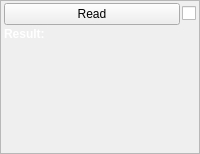
<?xml version="1.0" encoding="UTF-8"?>
<ui version="4.0">
 <class>Form</class>
 <widget class="QWidget" name="Form">
  <property name="geometry">
   <rect>
    <x>0</x>
    <y>0</y>
    <width>200</width>
    <height>154</height>
   </rect>
  </property>
  <property name="sizePolicy">
   <sizepolicy hsizetype="Preferred" vsizetype="Preferred">
    <horstretch>0</horstretch>
    <verstretch>0</verstretch>
   </sizepolicy>
  </property>
  <property name="minimumSize">
   <size>
    <width>0</width>
    <height>0</height>
   </size>
  </property>
  <property name="maximumSize">
   <size>
    <width>16777215</width>
    <height>16777215</height>
   </size>
  </property>
  <property name="windowTitle">
   <string>Form</string>
  </property>
  <property name="styleSheet">
   <string notr="true">QFrame.PeripheralCollection{
border-top-left-radius: 10px;
border-top-right-radius: 10px;
border-bottom-right-radius: 10px;
border-bottom-left-radius: 10px;
border: 1px solid black;
background: qlineargradient(x1: 0, y1: 0, x2: 0, y2: 1,
stop: 0 rgb(97, 146, 121), stop: 0.5 rgb(65, 89, 111));

}
QLabel {
color: white;
font-weight: bold;
background:transparent;
}
</string>
  </property>
  <layout class="QVBoxLayout" name="verticalLayout">
   <property name="spacing">
    <number>0</number>
   </property>
   <property name="margin">
    <number>0</number>
   </property>
   <item>
    <widget class="QFrame" name="widgetFrameOuter">
     <property name="sizePolicy">
      <sizepolicy hsizetype="Fixed" vsizetype="Preferred">
       <horstretch>0</horstretch>
       <verstretch>0</verstretch>
      </sizepolicy>
     </property>
     <property name="minimumSize">
      <size>
       <width>200</width>
       <height>0</height>
      </size>
     </property>
     <property name="styleSheet">
      <string notr="true"/>
     </property>
     <property name="frameShape">
      <enum>QFrame::StyledPanel</enum>
     </property>
     <property name="frameShadow">
      <enum>QFrame::Raised</enum>
     </property>
     <property name="class" stdset="0">
      <string>ControlWidget</string>
     </property>
     <layout class="QVBoxLayout" name="formLayout" stretch="1,2,0">
      <property name="spacing">
       <number>2</number>
      </property>
      <property name="leftMargin">
       <number>3</number>
      </property>
      <property name="topMargin">
       <number>2</number>
      </property>
      <property name="rightMargin">
       <number>3</number>
      </property>
      <property name="bottomMargin">
       <number>3</number>
      </property>
      <item>
       <widget class="QFrame" name="frame">
        <property name="sizePolicy">
         <sizepolicy hsizetype="Preferred" vsizetype="Maximum">
          <horstretch>0</horstretch>
          <verstretch>0</verstretch>
         </sizepolicy>
        </property>
        <property name="frameShape">
         <enum>QFrame::NoFrame</enum>
        </property>
        <property name="frameShadow">
         <enum>QFrame::Raised</enum>
        </property>
        <layout class="QHBoxLayout" name="horizontalLayout">
         <property name="spacing">
          <number>2</number>
         </property>
         <property name="margin">
          <number>0</number>
         </property>
         <item>
          <widget class="QPushButton" name="dataRead">
           <property name="text">
            <string>Read</string>
           </property>
           <property name="checkable">
            <bool>false</bool>
           </property>
          </widget>
         </item>
         <item>
          <widget class="QCheckBox" name="autoRefresh">
           <property name="sizePolicy">
            <sizepolicy hsizetype="Maximum" vsizetype="Fixed">
             <horstretch>0</horstretch>
             <verstretch>0</verstretch>
            </sizepolicy>
           </property>
           <property name="toolTip">
            <string>Auto Refresh Data Read</string>
           </property>
           <property name="text">
            <string/>
           </property>
          </widget>
         </item>
        </layout>
       </widget>
      </item>
      <item>
       <widget class="QLabel" name="resultLabel">
        <property name="sizePolicy">
         <sizepolicy hsizetype="Preferred" vsizetype="Preferred">
          <horstretch>0</horstretch>
          <verstretch>0</verstretch>
         </sizepolicy>
        </property>
        <property name="font">
         <font>
          <weight>75</weight>
          <bold>true</bold>
         </font>
        </property>
        <property name="text">
         <string>Result:</string>
        </property>
        <property name="textFormat">
         <enum>Qt::AutoText</enum>
        </property>
        <property name="scaledContents">
         <bool>true</bool>
        </property>
        <property name="alignment">
         <set>Qt::AlignLeading|Qt::AlignLeft|Qt::AlignTop</set>
        </property>
        <property name="wordWrap">
         <bool>true</bool>
        </property>
       </widget>
      </item>
      <item>
       <widget class="QLabel" name="hintLabel">
        <property name="text">
         <string/>
        </property>
       </widget>
      </item>
     </layout>
    </widget>
   </item>
  </layout>
 </widget>
 <resources/>
 <connections>
  <connection>
   <sender>dataRead</sender>
   <signal>clicked()</signal>
   <receiver>Form</receiver>
   <slot>read()</slot>
   <hints>
    <hint type="sourcelabel">
     <x>78</x>
     <y>36</y>
    </hint>
    <hint type="destinationlabel">
     <x>27</x>
     <y>-7</y>
    </hint>
   </hints>
  </connection>
 </connections>
 <slots>
  <slot>read()</slot>
 </slots>
</ui>
